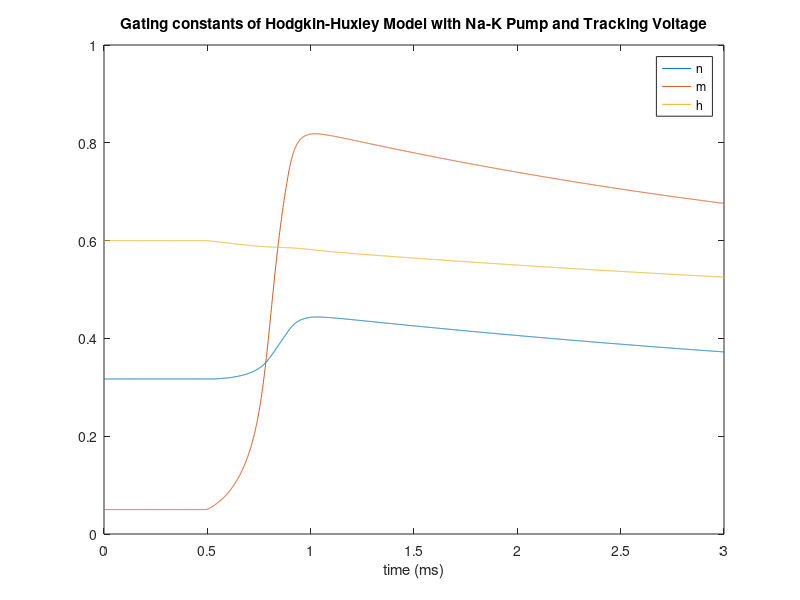
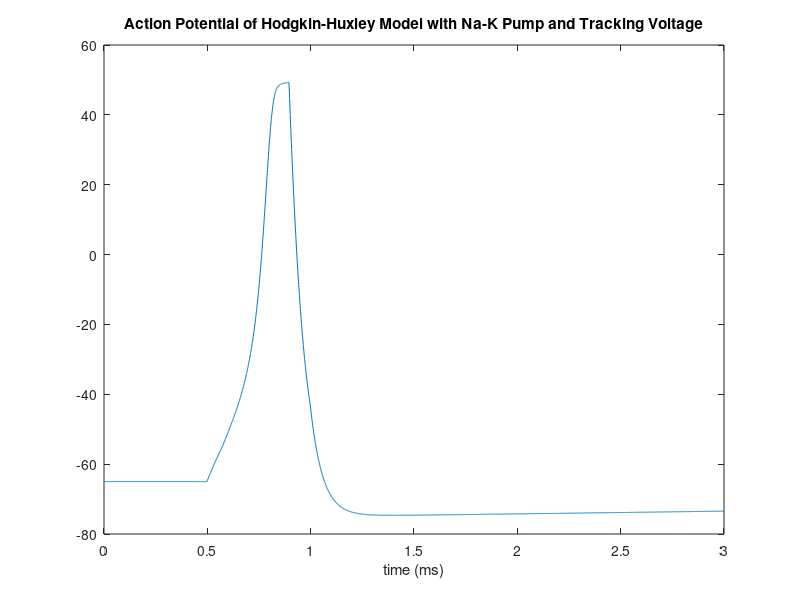

Write the MATLAB code that produced these figures, in order.
% HW 3 Exercise 3
% Sophia Szady and MJ Pennington
% 11/12/23

% Declaring variables for the simulation of the model
capacitance = 0.1; % ability to hold charge
I_ext = 15; % external current
init_n = 0.317; % potassium activation gating variable
init_m = 0.05; % sodium activation gating variable
init_h = 0.6; % sodium inactivation gating variable
gk = 36; % maximum potassium (K) conductance
gna = 120; % maximum sodium (Na) conductance
gl = 0.3; % maximum leakage conductance

init_V = -65; % voltage in mV
Vl = -54.4; % displacement from the equilibrium potential for leakage
Vk = -77; % displacement from the equilibrium potential for potassium
Vna = 50; % displacement from the equilibrium potential for sodium

% gate thresholds in mV
na_open = -55; % the sodium gate opens at this value
na_close = 49.3; % the sodium gate closes at this value
k_open = 49.3; % the potassium gate opens at this value
k_close = -75; % the potassium gate closes at this value

% initial concentrations in mM/L
Ki = 150; % initial potassium concentration inside the cell
Ko = 5.5; % initial potassium concentration outside the cell
Nai = 15; % initial sodium concentration inside the cell
Nao = 150; % initial sodiium concentration outside the cell

% opening rate constant for potassium activation
alpha_n = @(V,n,m,h) (0.01*(V+55))/(1-(exp(-(V+55)/10)));
% opening rate constant for sodium activation
alpha_m = @(V,n,m,h) (0.1*(V+40))/(1-(exp(-(V+40)/10)));
% opening rate constant for sodium inactivation
alpha_h = @(V,n,m,h) 0.07*exp(-((V+65)/20));
% closing rate constant for potassium activation
beta_n = @(V,n,m,h) 0.125*exp(-((V+65)/80));
% closing rate constant for sodium activation
beta_m = @(V,n,m,h) 4*exp(-((V+65)/18));
% closing rate constant for sodium inactivation
beta_h = @(V,n,m,h) 1/((exp(-(V+35)/10)+1));

time_step = 0.001; % in ms
simulation_length = 3; % length of the simulation in ms
ext_time = 0.5; % time when external current is applied
ext_length = 0.5; % time of external current being applied
total_steps = simulation_length/time_step; % 
null_steps = ext_time/time_step; % time step when external current is applied
step_off = (null_steps) + (ext_length/time_step); % the step number when the 
% applied current stops

% binary constants for potassium (k) and sodium (na) that coincide with the
% voltage gating, starting vals are 0 because the gates are closed at the
% beginning of the simulation
open_val_k = 0;
open_val_na = 0;

% anonymous functions that represent the potassium (Ik), sodium (Ina), and
% leakage (Il) currents 
% open_k and open_na are used to indicate when the gate is open, as the 
% whole term will be multiplied by 0 when the gate is closed and 1 when the
% gate is open
Ik = @(V,n,m,h,open_k) open_k*gk*(n^4)*(V-Vk); 
Ina = @(V,n,m,h,open_na) open_na*gna*(m^3)*h*(V-Vna);
Il = @(V,n,m,h) gl*(V-Vl);
Ip = Il(init_V,init_n,init_m,init_h);

% the Na-K pump moves 3 sodium ions out of the cell for every 2 potassium 
% ions that go into the cell
Na_flow = Ip * 3;
K_flow = Ip * 2;

% arrays for the action potential (V), potassium activation gating variable
% (n), sodium activation gating variable (m), and the sodium inactivation
% gating variable (h), for each time step in the simulation
V_vals = zeros(total_steps,1);
n_vals = zeros(total_steps,1);
m_vals = zeros(total_steps,1);
h_vals = zeros(total_steps,1);

% a loop setting all the values before the external current is applied to
% be the initial values
for i = 1:null_steps
    V_vals(i) = init_V;
    n_vals(i) = init_n;
    m_vals(i) = init_m;
    h_vals(i) = init_h;
end

% anonymous functions for the rates of change of the action potential (V),
% potassium activation gating variable (n), sodium activation gating 
% variable (m), and the sodium inactivation gating variable (h) 

% These functions use other anonymous functions, including the ones for 
% current, opening rate constant, and closing rate constant
% current = (I_ext-Ik(V,n,m,h,open_k)-Ina(V,n,m,h,open_na)-(Il(V,n,m,h)-Ip));
dvdt = @(I_ext,V,n,m,h,open_k,open_na) (I_ext-Ik(V,n,m,h,open_k)...
    -Ina(V,n,m,h,open_na)-(Il(V,n,m,h)-Ip))/capacitance;
dndt = @(V,n,m,h) (alpha_n(V,n,m,h) * (1-n)) - (beta_n(V,n,m,h)*n);
dmdt = @(V,n,m,h) (alpha_m(V,n,m,h) * (1-m)) - (beta_n(V,n,m,h)*m);
dhdt = @(V,n,m,h) (alpha_h(V,n,m,h) * (1-h)) - (beta_n(V,n,m,h)*h);

% running the simulation from when the external current is applied to the
% end of the simulation 
for i = null_steps:total_steps+1
    % calculating the concentrations inside and outside of the cell for 
    % sodium (Na) and potassium (K)
    Nai = Nai + Ina(V_vals(i-1),n_vals(i-1),m_vals(i-1),h_vals(i-1), ...
        open_val_na) + Il(V_vals(i-1),n_vals(i-1),m_vals(i-1),h_vals(i-1));
    Nao = Nao - Ina(V_vals(i-1),n_vals(i-1),m_vals(i-1),h_vals(i-1),...
        open_val_na) - Il(V_vals(i-1),n_vals(i-1),m_vals(i-1),h_vals(i-1));
    Ki = Ki + Ik(V_vals(i-1),n_vals(i-1),m_vals(i-1),h_vals(i-1), ...
        open_val_k) + Il(V_vals(i-1),n_vals(i-1),m_vals(i-1),h_vals(i-1));
    Ko = Ko - Ik(V_vals(i-1),n_vals(i-1),m_vals(i-1),h_vals(i-1), ...
        open_val_k) - Il(V_vals(i-1),n_vals(i-1),m_vals(i-1),h_vals(i-1));
    % when the external current is stopped the value of the external 
    % current is 0
    if i >= step_off 
        I_ext = 0;
    end
    % when the voltage reaches -55 mV, the sodium gate opens, symbolized by
    % the open_val_na switching from 0 to 1
    if V_vals(i-1) >= na_open && open_val_k == 0
        open_val_na = 1;
    end
    % when the voltage reaches 49.3 mV, the sodium gate closes and 
    % the potassium gate opens, symbolized by the open_val_na switching 
    % from 1 to 0 and the open_val_k switching from 0 to 1
    if V_vals(i-1) >= na_close
        open_val_na = 0;
        open_val_k = 1;
    end
    % when the voltage reaches -77 mV, the potassium gate closes, 
    % symbolized by the open_val_na switching from 1 to 0
    if V_vals(i-1) <= k_close
        open_val_k = 0;
        disp(V_vals(i-1))
    end
    
    % if the sodium concentration inside the cell and potassium
    % concentration outside the cell are positive then the pump is
    % activated, if not the pump is off 
    if Nai > 0 && Ko > 0
        Nai = Nai - Na_flow; % concentration at the previous time step 
        % minus the 3 sodium ions that move out of the cell
        Nao = Nao + Na_flow;  % concentration at the previous time step 
        % plus the 3 sodium ions that move out of the cell
        Ki = Ki - K_flow; % concentration at the previous time step 
        % minus the 2 potassium ions that move into the cell
        Ko = Ko + K_flow; % concentration at the previous time step 
        % plus the 2 potassium ions that into of the cell
        Ip = Il(init_V,init_n,init_m,init_h); % setting the pump constant
    else
        Ip = 0; % if the sodium concentration inside the cell and the 
        % potassium concentration outside the cell are negative then the
        % pump is turned off and the pump constant is set to 0
    end
    
    % Delta 1 uses euler's method to calculate the change in action 
    % potential and gating variables at the given time step
    deltaV_1 = dvdt(I_ext,V_vals(i-1),n_vals(i-1),m_vals(i-1),h_vals(i-1), ...
    open_val_k, open_val_na)* time_step; 
    deltan_1 = dndt(V_vals(i-1),n_vals(i-1),m_vals(i-1),h_vals(i-1))* ...
    time_step; 
    deltam_1 = dmdt(V_vals(i-1),n_vals(i-1),m_vals(i-1),h_vals(i-1))* ...
        time_step;
    deltah_1 = dhdt(V_vals(i-1),n_vals(i-1),m_vals(i-1),h_vals(i-1))* ...
        time_step;
    % Delta 2 estimates halfway between the previous time step and the
    % current time step using delta 1
    deltaV_2 = dvdt(I_ext,V_vals(i-1)+(deltaV_1*0.5),n_vals(i-1)+(deltan_1*0.5), ...
        m_vals(i-1)+(deltam_1*0.5),h_vals(i-1)+(deltah_1*0.5), open_val_k, ...
        open_val_na)* time_step; 
    deltan_2 = dndt(V_vals(i-1)+(deltaV_1*0.5),n_vals(i-1)+(deltan_1*0.5), ...
        m_vals(i-1)+(deltam_1*0.5),h_vals(i-1)+(deltah_1*0.5))* time_step; 
    deltam_2 = dmdt(V_vals(i-1)+(deltaV_1*0.5),n_vals(i-1)+(deltan_1*0.5), ...
        m_vals(i-1)+(deltam_1*0.5),h_vals(i-1)+(deltah_1*0.5))* time_step;
    deltah_2 = dhdt(V_vals(i-1)+(deltaV_1*0.5),n_vals(i-1)+(deltan_1*0.5),...
        m_vals(i-1)+(deltam_1*0.5),h_vals(i-1)+(deltah_1*0.5))* time_step;
    % Delta 3 estimates halfway between the previous time step and the
    % current time step using delta 2
    deltaV_3 = dvdt(I_ext,V_vals(i-1)+(deltaV_2*0.5),n_vals(i-1)+(deltan_2*0.5), ...
        m_vals(i-1)+(deltam_2*0.5),h_vals(i-1)+(deltah_2*0.5),open_val_k, ...
        open_val_na)* time_step; 
    deltan_3 = dndt(V_vals(i-1)+(deltaV_2*0.5),n_vals(i-1)+(deltan_2*0.5), ...
        m_vals(i-1)+(deltam_2*0.5),h_vals(i-1)+(deltah_2*0.5))* time_step; 
    deltam_3 = dmdt(V_vals(i-1)+(deltaV_2*0.5),n_vals(i-1)+(deltan_2*0.5), ...
        m_vals(i-1)+(deltam_2*0.5),h_vals(i-1)+(deltah_2*0.5))* time_step;
    deltah_3 = dhdt(V_vals(i-1)+(deltaV_2*0.5),n_vals(i-1)+(deltan_2*0.5),...
        m_vals(i-1)+(deltam_2*0.5),h_vals(i-1)+(deltah_2*0.5))* time_step;
    % Delta 4 estimates the change in action potential and gating variables 
    % using delta 3 
    deltaV_4 = dvdt(I_ext,V_vals(i-1)+deltaV_3,n_vals(i-1)+deltan_3, ...
        m_vals(i-1)+deltam_3,h_vals(i-1)+deltah_3,open_val_k, open_val_na)* ...
        time_step; 
    deltan_4 = dndt(V_vals(i-1)+deltaV_3,n_vals(i-1)+deltan_3, ...
        m_vals(i-1)+deltam_3,h_vals(i-1)+deltah_3)* time_step; 
    deltam_4 = dmdt(V_vals(i-1)+deltaV_3,n_vals(i-1)+deltan_3, ...
        m_vals(i-1)+deltam_3,h_vals(i-1)+deltah_3)* time_step;
    deltah_4 = dhdt(V_vals(i-1)+deltaV_3,n_vals(i-1)+deltan_3,...
        m_vals(i-1)+deltam_3,h_vals(i-1)+deltah_3)* time_step;
    % a weighted average is calculated that places more weight on delta 2
    % and delta 3 to calculate the estimated change in action potential and
    % gating variables
    delta_V = (deltaV_1 + (2*deltaV_2) + (2*deltaV_3) + deltaV_4)/6; 
    delta_n = (deltan_1 + (2*deltan_2) + (2*deltan_3) + deltan_4)/6;
    delta_m = (deltam_1 + (2*deltam_2) + (2*deltam_3) + deltam_4)/6;
    delta_h = (deltah_1 + (2*deltah_2) + (2*deltah_3) + deltah_4)/6;
    % the estimated change is added to the previous value of action 
    % potential and gating variables 
    V_vals(i) = V_vals(i-1) + delta_V;
    n_vals(i) = n_vals(i-1) + delta_n;
    m_vals(i) = m_vals(i-1) + delta_m;
    h_vals(i) = h_vals(i-1) + delta_h;
end

% graphing the gating variables with respect to time
figure
plot(0:time_step:simulation_length,n_vals, 0:time_step:simulation_length,...
    m_vals,0:time_step:simulation_length,h_vals)
xlabel("time (ms)")
legend("n","m","h")
title("Gating constants of Hodgkin-Huxley Model with Na-K Pump and Tracking Voltage")

% graphing the action potential with respect to time
figure
plot(0:time_step:simulation_length, V_vals)
xlabel("time (ms)")
title("Action Potential of Hodgkin-Huxley Model with Na-K Pump and Tracking Voltage")
